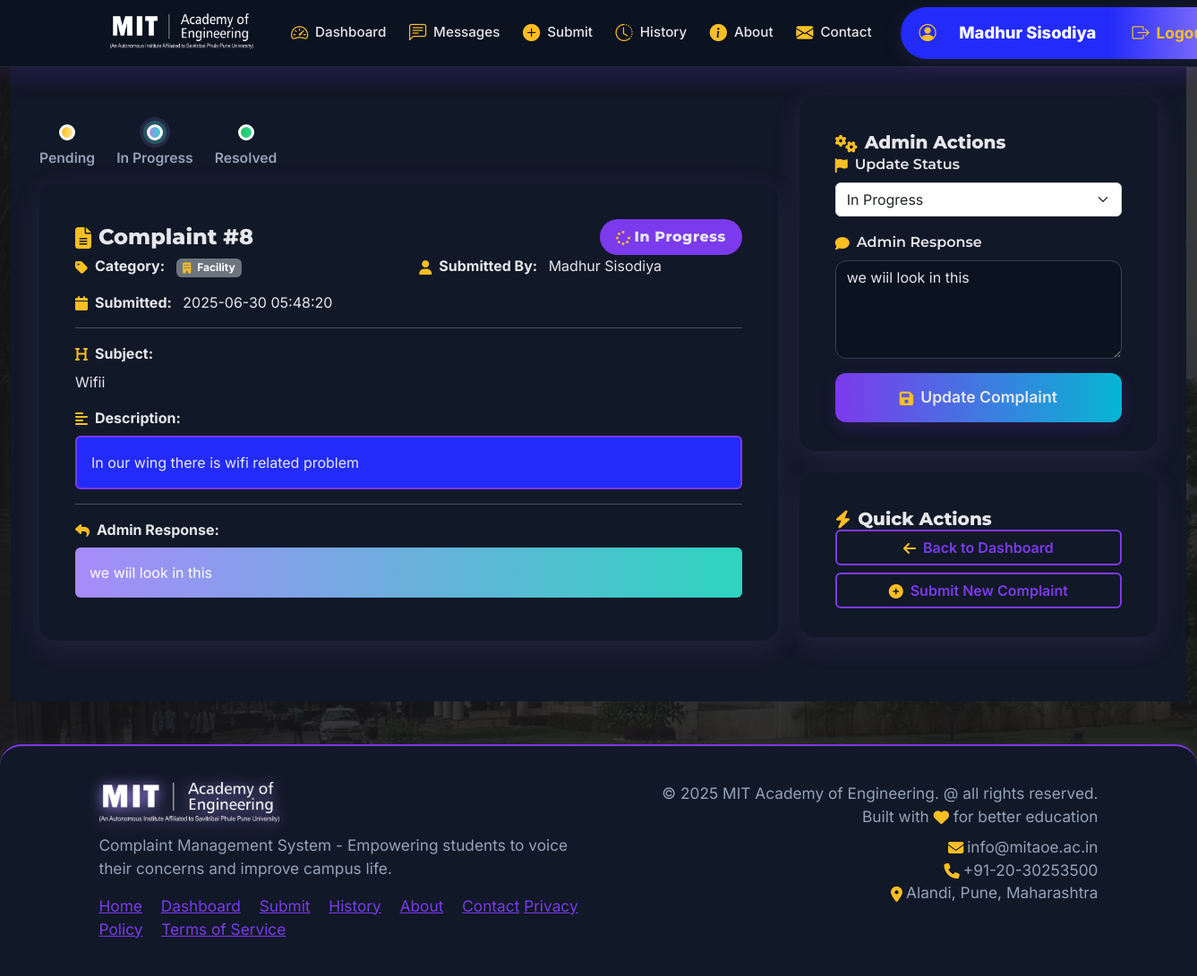
Page /view_complaint/8 (signed in) on the committed database.
### app.py (models this page shows)
class Complaint(db.Model):
    id = db.Column(db.Integer, primary_key=True)
    user_id = db.Column(db.Integer, db.ForeignKey('user.id'), nullable=False)
    category = db.Column(db.String(50), nullable=False)  # teacher, student, staff, facility
    subject = db.Column(db.String(200), nullable=False)
    description = db.Column(db.Text, nullable=False)
    status = db.Column(db.String(20), default='pending')  # pending, in_progress, resolved
    created_at = db.Column(db.DateTime, default=datetime.utcnow)
    resolved_at = db.Column(db.DateTime, nullable=True)
    admin_response = db.Column(db.Text, nullable=True)

class User(db.Model):
    id = db.Column(db.Integer, primary_key=True)
    name = db.Column(db.String(100), nullable=False)
    email = db.Column(db.String(120), unique=True, nullable=False)
    password = db.Column(db.String(200), nullable=False)
    role = db.Column(db.String(20), default='student')  # student or admin
    created_at = db.Column(db.DateTime, default=datetime.utcnow)
    complaints = db.relationship('Complaint', backref='user', lazy=True)

### app.py (the view)
@app.route('/view_complaint/<int:complaint_id>')
def view_complaint(complaint_id):
    if 'user_id' not in session:
        flash('Please login first!', 'error')
        return redirect(url_for('login'))
    user = User.query.get(session['user_id'])
    if not user:
        session.clear()
        flash('Session expired. Please log in again.', 'error')
        return redirect(url_for('login'))
    complaint = Complaint.query.get_or_404(complaint_id)
    if user.role != 'admin' and complaint.user_id != user.id:
        flash('Access denied!', 'error')
        return redirect(url_for('dashboard'))
    return render_template('view_complaint.html', complaint=complaint, user=user)

### app.py (called while the page is built)
@app.before_request
def csrf_protect():
    if request.method == "POST":
        token = session.get('_csrf_token', None)
        form_token = request.form.get('_csrf_token')
        if not token or token != form_token:
            return "CSRF token missing or incorrect!", 400

def generate_csrf_token():
    if '_csrf_token' not in session:
        session['_csrf_token'] = secrets.token_hex(16)
    return Markup(f'<input type="hidden" name="_csrf_token" value="{session["_csrf_token"]}">')

@app.context_processor
def inject_notifications():
    notifications = []
    unread_count = 0
    unresolved_messages_count = 0
    if 'user_id' in session:
        user = User.query.get(session['user_id'])
        if user and user.role == 'student':
            notifications = Notification.query.filter_by(user_id=user.id).order_by(Notification.created_at.desc()).limit(10).all()
            unread_count = Notification.query.filter_by(user_id=user.id, is_read=False).count()
        if user and user.role == 'admin':
            unresolved_messages_count = ContactMessage.query.filter((ContactMessage.status != 'resolved') | (ContactMessage.is_resolved == False)).count()
    return dict(notifications=notifications, unread_count=unread_count, unresolved_messages_count=unresolved_messages_count)

### templates/view_complaint.html (shortened to what this page needs)
{% extends "base.html" %}
{% block content %}
<div class="main-content">
    <div class="row">
        <div class="col-lg-8">
            <div class="timeline">
                <div class="timeline-step">
                    <div class="timeline-dot" style="background: linear-gradient(90deg, #fbbf24, #fde68a);"></div>
                    <div class="timeline-label">Pending</div>
                </div>
                <div class="timeline-step">
                    <div class="timeline-dot {% if complaint.status in ['in_progress', 'resolved'] %}timeline-dot-active{% endif %}" style="background: linear-gradient(90deg, #a78bfa, #2dd4bf);"></div>
                    <div class="timeline-label">In Progress</div>
                </div>
                <div class="timeline-step">
                    <div class="timeline-dot {% if complaint.status == 'resolved' %}timeline-dot-active{% endif %}" style="background: linear-gradient(90deg, #22c55e, #34d399);"></div>
                    <div class="timeline-label">Resolved</div>
                </div>
            </div>
            <div class="modern-card mb-4">
                <div class="card-header bg-transparent border-0">
                    <div class="d-flex justify-content-between align-items-center">
                        <h4 class="mb-0 gradient-heading">
                            <i class="fas fa-file-alt me-2"></i>Complaint #{{ complaint.id }}
                        </h4>
                        <span class="status-badge status-{{ complaint.status.replace('_', '-') }}">
                            {% if complaint.status == 'pending' %}
                                <i class="fas fa-clock me-1"></i>Pending
                            {% elif complaint.status == 'in_progress' %}
                                <i class="fas fa-spinner me-1"></i>In Progress
                            {% else %}
                                <i class="fas fa-check-circle me-1"></i>Resolved
                            {% endif %}
                        </span>
                    </div>
                </div>
                <div class="card-body">
                    <div class="row mb-3">
                        <div class="col-md-6">
                            <strong class="gradient-heading"><i class="fas fa-tag me-2"></i>Category:</strong>
                            <span class="badge bg-secondary ms-2">
                                <i class="fas fa-{{ 'chalkboard-teacher' if complaint.category == 'teacher' else 'user-graduate' if complaint.category == 'student' else 'users-cog' if complaint.category == 'staff' else 'building' }} me-1"></i>
                                {{ complaint.category.title() }}
                            </span>
                        </div>
                        <div class="col-md-6">
                            <strong class="gradient-heading"><i class="fas fa-user me-2"></i>Submitted By:</strong>
                            <span class="ms-2">{{ complaint.user.name }}</span>
                        </div>
                    </div>
                    <div class="row mb-3">
                        <div class="col-md-6">
                            <strong class="gradient-heading"><i class="fas fa-calendar me-2"></i>Submitted:</strong>
                            <span class="ms-2">{{ complaint.created_at.strftime('%Y-%m-%d %H:%M:%S') }}</span>
                        </div>
                    </div>
                    <hr>
                    <div class="mb-3">
                        <strong class="gradient-heading"><i class="fas fa-heading me-2"></i>Subject:</strong>
                        <p class="mt-2">{{ complaint.subject }}</p>
                    </div>
                    <div class="mb-3">
                        <strong class="gradient-heading"><i class="fas fa-align-left me-2"></i>Description:</strong>
                        <div class="mt-2 p-3 description-view-box rounded">
                            {{ complaint.description|replace('\n', '<br>')|safe }}
                        </div>
                    </div>
                    {% if complaint.admin_response %}
                        <hr>
                        <div class="mb-3">
                            <strong class="gradient-heading"><i class="fas fa-reply me-2"></i>Admin Response:</strong>
                            <div class="mt-2 p-3 rounded" style="background:linear-gradient(90deg,#a78bfa,#2dd4bf);color:#fff;">
                                {{ complaint.admin_response|replace('\n', '<br>')|safe }}
                            </div>
                        </div>
                    {% endif %}
                </div>
            </div>
        </div>
        <div class="col-lg-4">
            {% if user.role == 'admin' %}
                <div class="modern-card mb-4">
                    <div class="card-header bg-transparent border-0">
                        <h5 class="mb-0 gradient-heading">
                            <i class="fas fa-cogs me-2"></i>Admin Actions
                        </h5>
                    </div>
                    <div class="card-body">
                        <form method="POST" action="{{ url_for('update_complaint', complaint_id=complaint.id) }}">
                            <div class="mb-3">
                                <label for="status" class="form-label gradient-heading">
                                    <i class="fas fa-flag me-2"></i>Update Status
                                </label>
                                <select class="form-select" id="status" name="status" required>
                                    <option value="in_progress" {{ 'selected' if complaint.status == 'in_progress' }}>In Progress</option>
                                </select>
                            </div>
                            <div class="mb-3">
                                <label for="admin_response" class="form-label gradient-heading">
                                    <i class="fas fa-comment me-2"></i>Admin Response
                                </label>
                                <textarea class="form-control" id="admin_response" name="admin_response" rows="4" placeholder="Provide a response or update...">{{ complaint.admin_response or '' }}</textarea>
                            </div>
                            <div class="d-grid">
                                <button type="submit" class="btn btn-primary">
                                    <i class="fas fa-save me-2"></i>Update Complaint
                                </button>
                            </div>
                        </form>
                    </div>
                </div>
            {% endif %}
            <div class="modern-card">
                <div class="card-header bg-transparent border-0">
                    <h5 class="mb-0 gradient-heading">
                        <i class="fas fa-bolt me-2"></i>Quick Actions
                    </h5>
                </div>
                <div class="card-body">
                    <div class="d-grid gap-2">
                        <a href="{{ url_for('dashboard') }}" class="btn btn-outline-primary">
                            <i class="fas fa-arrow-left me-2"></i>Back to Dashboard
                        </a>
                        <a href="{{ url_for('submit_complaint') }}" class="btn btn-outline-success">
                            <i class="fas fa-plus-circle me-2"></i>Submit New Complaint
                        </a>
                    </div>
                </div>
            </div>
        </div>
    </div>
</div>
{% endblock %}

### rows in the picture
Complaint: id "8", category "Facility", created_at "2025-06-30 05:48:20", subject "Wifii", description "In our wing there is wifi related problem", admin_response "we wiil look in this"
User: user.name "Madhur Sisodiya"

### other values in the picture
{{ session.user_name }} "Madhur Sisodiya"
